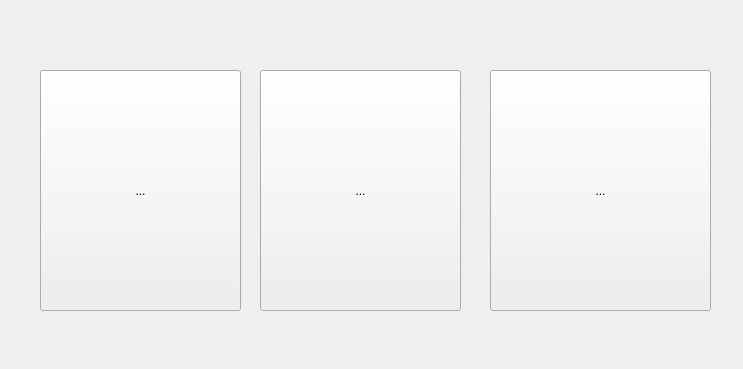
<?xml version="1.0" encoding="UTF-8"?>
<ui version="4.0">
 <class>frameReportes</class>
 <widget class="QFrame" name="frameReportes">
  <property name="geometry">
   <rect>
    <x>0</x>
    <y>0</y>
    <width>743</width>
    <height>369</height>
   </rect>
  </property>
  <property name="windowTitle">
   <string>Frame</string>
  </property>
  <widget class="QToolButton" name="toolButton">
   <property name="geometry">
    <rect>
     <x>40</x>
     <y>70</y>
     <width>201</width>
     <height>241</height>
    </rect>
   </property>
   <property name="text">
    <string>...</string>
   </property>
   <property name="icon">
    <iconset>
     <normaloff>../Images/Icons/ICO_excel.png</normaloff>../Images/Icons/ICO_excel.png</iconset>
   </property>
   <property name="iconSize">
    <size>
     <width>200</width>
     <height>200</height>
    </size>
   </property>
  </widget>
  <widget class="QToolButton" name="toolButton_2">
   <property name="geometry">
    <rect>
     <x>260</x>
     <y>70</y>
     <width>201</width>
     <height>241</height>
    </rect>
   </property>
   <property name="text">
    <string>...</string>
   </property>
   <property name="icon">
    <iconset>
     <normaloff>../Images/Icons/ICO_pdf.png</normaloff>../Images/Icons/ICO_pdf.png</iconset>
   </property>
   <property name="iconSize">
    <size>
     <width>200</width>
     <height>200</height>
    </size>
   </property>
  </widget>
  <widget class="QToolButton" name="toolButton_3">
   <property name="geometry">
    <rect>
     <x>490</x>
     <y>70</y>
     <width>221</width>
     <height>241</height>
    </rect>
   </property>
   <property name="text">
    <string>...</string>
   </property>
   <property name="icon">
    <iconset>
     <normaloff>../Images/Icons/ICO_print.png</normaloff>../Images/Icons/ICO_print.png</iconset>
   </property>
   <property name="iconSize">
    <size>
     <width>200</width>
     <height>200</height>
    </size>
   </property>
  </widget>
 </widget>
 <resources/>
 <connections/>
</ui>
